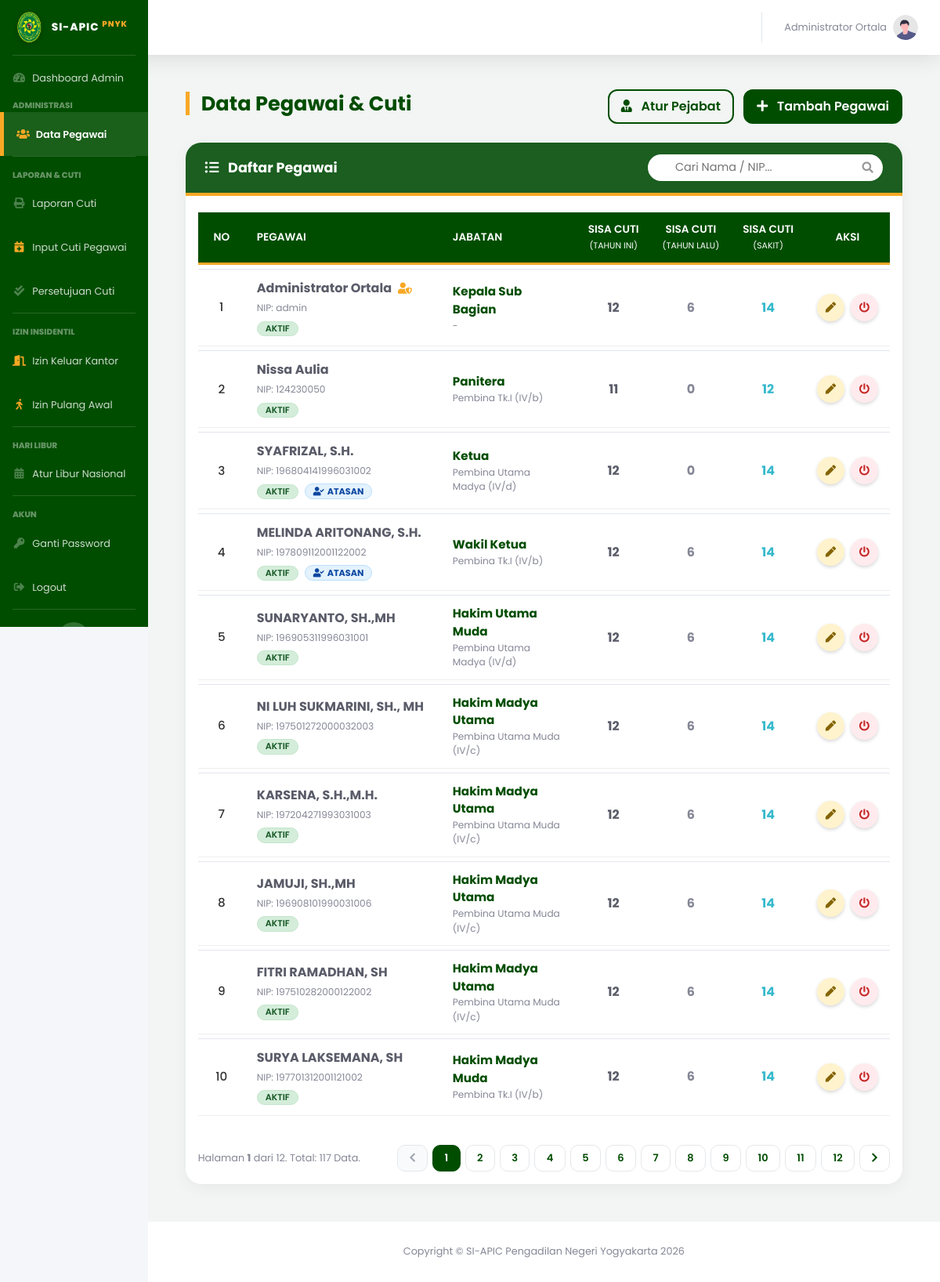
Screenshot of /index.php?page=data_pegawai (signed in) with the database file from the repository.
### tables this page shows
CREATE TABLE `users` (
  `id_user` int(11) NOT NULL,
  `nip` varchar(30) NOT NULL,
  `masa_kerja` varchar(50) DEFAULT NULL,
  `password` varchar(255) NOT NULL,
  `nama_lengkap` varchar(100) NOT NULL,
  `jabatan` varchar(100) DEFAULT NULL,
  `kategori_laporan` enum('HAKIM KARIR DAN AD HOC','PANITERA DAN PANMUD','SEKRETARIS DAN KASUBBAG','PANITERA PENGGANTI','JURUSITA','JURUSITA PENGGANTI','STAF') NOT NULL,
  `pangkat` varchar(50) DEFAULT NULL,
  `unit_kerja` varchar(100) DEFAULT 'Pengadilan Negeri Yogyakarta',
  `no_telepon` varchar(20) DEFAULT NULL,
  `role` enum('admin','user') NOT NULL,
  `is_atasan_langsung` tinyint(1) DEFAULT 0 COMMENT '1=Bisa TTD, 0=Staf Biasa',
  `sisa_cuti_n` int(11) DEFAULT 12,
  `sisa_cuti_n1` int(11) DEFAULT 0,
  `sisa_cuti_n2` int(11) DEFAULT 0,
  `kuota_cuti_sakit` int(11) DEFAULT 14,
  `created_at` timestamp NOT NULL DEFAULT current_timestamp(),
  `status_akun` enum('aktif','nonaktif') DEFAULT 'aktif',
  `id_atasan` int(11) DEFAULT NULL,
  `is_atasan` enum('0','1') DEFAULT '0'
);

### pages/admin/data_pegawai.php (the view, shortened to what this page needs)
<?php
$batas = 10;
$halaman = isset($_GET['halaman']) ? (int)$_GET['halaman'] : 1;
$halaman_awal = ($halaman > 1) ? ($halaman * $batas) - $batas : 0;
$keyword = "";
$where_clause = "";
$url_pencarian = "";
$query_jumlah = mysqli_query($koneksi, "SELECT count(*) AS total FROM users u $where_clause");
$data_jumlah = mysqli_fetch_assoc($query_jumlah);
$total_data = $data_jumlah['total'];
$total_halaman = ceil($total_data / $batas);
$nomor = $halaman_awal + 1;
?>
<div class="container-fluid mb-5">
    <div class="d-flex justify-content-between align-items-center mb-4 mt-4">
        <h3 class="page-header-title">Data Pegawai & Cuti</h3>
        <div>
            <button class="btn btn-pn-outline shadow-sm mr-2" data-toggle="modal" data-target="#modalPejabat">
                <i class="fas fa-user-tie mr-2"></i> Atur Pejabat
            </button>
            <button class="btn btn-pn-solid shadow-sm" data-toggle="modal" data-target="#modalTambah">
                <i class="fas fa-plus mr-2"></i> Tambah Pegawai
            </button>
        </div>
    </div>
    <div class="card card-pn-custom">
        <div class="card-header-green">
            <div class="font-weight-bold" style="font-size: 1.1rem;">
                <i class="fas fa-list-ul mr-2"></i> Daftar Pegawai
            </div>
            <div class="header-search-box">
                <form action="index.php" method="GET" onsubmit="return false;">
                    <input type="text" id="keyword" class="header-search-input" placeholder="Cari Nama / NIP..." value="<?php echo $keyword; ?>" autocomplete="off">
                    <i class="fas fa-search header-search-icon"></i>
                </form>
            </div>
        </div>
        <div class="card-body p-0">
            <div id="area_tabel" class="p-3">
                <div class="table-responsive">
                    <table class="table table-custom table-hover">
                        <thead class="thead-pn">
                            <tr>
                                <th class="col-fixed-no">No</th>
                                <th class="text-left" style="min-width: 250px;">Pegawai</th>
                                <th class="text-left" style="min-width: 150px;">Jabatan</th>
                                <th class="text-center" width="10%">Sisa Cuti<br><small>(Tahun Ini)</small></th>
                                <th class="text-center" width="10%">Sisa Cuti<br><small>(Tahun Lalu)</small></th>
                                <th class="text-center" width="10%">Sisa Cuti<br><small>(Sakit)</small></th>
                                <th class="text-center" width="12%">Aksi</th>
                            </tr>
                        </thead>
                        <tbody>
                            <?php
                            $query_string = "SELECT u.* FROM users u $where_clause ORDER BY u.id_user ASC LIMIT $halaman_awal, $batas";
                            $query_pegawai = mysqli_query($koneksi, $query_string);
                            if (!$query_pegawai) {
                                echo "<tr><td colspan='7' class='text-center text-danger font-weight-bold py-4'>Error: " . mysqli_error($koneksi) . "</td></tr>";
                            } elseif (mysqli_num_rows($query_pegawai) == 0) {
                                echo "<tr><td colspan='7' class='text-center text-secondary py-5'><i class='fas fa-inbox fa-3x mb-3 text-gray-300'></i><br>Data tidak ditemukan.</td></tr>";
                            } else {
                                while ($data = mysqli_fetch_array($query_pegawai)) {
                                    $is_active = ($data['status_akun'] == 'aktif');
                                    $pangkat_text = isset($data['pangkat']) && !empty($data['pangkat']) ? $data['pangkat'] : '-';
                                    $icon_admin = "";
                                    $role_check = strtolower(trim($data['role']));
                                    if ($role_check === '1' || strpos($role_check, 'admin') !== false) {
                                        $icon_admin = '<i class="fas fa-user-shield ml-2" style="color: var(--pn-gold); font-size: 0.9rem;" title="Administrator"></i>';
                                    }
                            ?>
                            <tr class="align-middle" <?php echo !$is_active ? 'style="background-color: #f8f9fa; opacity: 0.8;"' : ''; ?>>
                                <td class="col-fixed-no"><?php echo $nomor++; ?></td>
                                <td>
                                    <div class="d-flex flex-column justify-content-center">
                                        <div class="d-flex align-items-center">
                                            <span class="font-weight-bold text-dark" style="font-size: 1rem;"><?php echo $data['nama_lengkap']; ?></span>
                                            <?php echo $icon_admin; ?>
                                        </div>
                                        <span class="small text-secondary mt-1">NIP: <?php echo $data['nip']; ?></span>
                                        <div class="mt-1">
                                            <?php if($is_active): ?>
                                                <span class="badge badge-status-active">AKTIF</span>
                                            <?php else: ?>
                                                <span class="badge badge-status-inactive">NONAKTIF</span>
                                            <?php endif; ?>
                                            <?php if($data['is_atasan'] == '1'): ?>
                                                <span class="badge badge-atasan ml-1"><i class="fas fa-user-check mr-1"></i>ATASAN</span>
                                            <?php endif; ?>
                                        </div>
                                    </div>
                                </td>
                                <td>
                                    <div class="d-flex flex-column justify-content-center">
                                        <span class="font-weight-bold text-pn" style="font-size: 0.95rem;"><?php echo $data['jabatan']; ?></span>
                                        <small class="text-muted"><?php echo $pangkat_text; ?></small>
                                    </div>
                                </td>
                                <td class="text-center">
                                    <span class="font-weight-bold text-dark" style="font-size:1rem;"><?php echo $data['sisa_cuti_n']; ?></span>
                                </td>
                                <td class="text-center text-secondary font-weight-bold" style="font-size:1rem;">
                                    <?php echo $data['sisa_cuti_n1']; ?>
                                </td>
                                <td class="text-center text-info font-weight-bold" style="font-size:1rem;">
                                    <?php echo $data['kuota_cuti_sakit']; ?>
                                </td>
                                <td class="text-center">
                                    <div class="d-flex justify-content-center">
                                        <button type="button" class="btn-circle-action btn-edit shadow-sm mr-2" data-toggle="modal" data-target="#modalEdit<?php echo $data['id_user']; ?>" title="Edit Data">
                                            <i class="fas fa-pen fa-sm"></i>
                                        </button>
                                        <?php if($is_active): ?>
                                            <button onclick="konfirmasiStatus('<?php echo $data['id_user']; ?>', 'nonaktifkan', '<?php echo addslashes($data['nama_lengkap']); ?>')" class="btn-circle-action btn-off shadow-sm" title="Nonaktifkan Akun">
                                                <i class="fas fa-power-off fa-sm"></i>
                                            </button>
                                        <?php else: ?>
                                            <button onclick="konfirmasiStatus('<?php echo $data['id_user']; ?>', 'aktifkan', '<?php echo addslashes($data['nama_lengkap']); ?>')" class="btn-circle-action btn-on shadow-sm" title="Aktifkan Akun">
                                                <i class="fas fa-check fa-sm"></i>
                                            </button>
                                        <?php endif; ?>
                                    </div>
                                </td>
                            </tr>
                            <?php } } ?>
                        </tbody>
                    </table>
                </div>
                <div class="row mt-3 align-items-center">
                    <div class="col-md-6">
                        <p class="text-secondary small mb-0">Halaman <strong><?php echo $halaman; ?></strong> dari <?php echo $total_halaman; ?>. Total: <?php echo $total_data; ?> Data.</p>
                    </div>
                    <div class="col-md-6 d-flex justify-content-end">
                        <nav aria-label="Page navigation">
                            <ul class="pagination pagination-sm m-0">
                                <?php if($halaman > 1): ?>
                                    <li class="page-item"><a class="page-link" href="index.php?page=data_pegawai&halaman=<?php echo $halaman - 1; ?><?php echo $url_pencarian; ?>"><i class="fas fa-chevron-left"></i></a></li>
                                <?php else: ?>
                                    <li class="page-item disabled"><span class="page-link"><i class="fas fa-chevron-left"></i></span></li>
                                <?php endif; ?>
                                <?php for($x = 1; $x <= $total_halaman; $x++):
                                    $active_class = ($x == $halaman) ? 'active' : ''; ?>
                                    <li class="page-item <?php echo $active_class; ?>"><a class="page-link" href="index.php?page=data_pegawai&halaman=<?php echo $x; ?><?php echo $url_pencarian; ?>"><?php echo $x; ?></a></li>
                                <?php endfor; ?>
                                <?php if($halaman < $total_halaman): ?>
                                    <li class="page-item"><a class="page-link" href="index.php?page=data_pegawai&halaman=<?php echo $halaman + 1; ?><?php echo $url_pencarian; ?>"><i class="fas fa-chevron-right"></i></a></li>
                                <?php else: ?>
                                    <li class="page-item disabled"><span class="page-link"><i class="fas fa-chevron-right"></i></span></li>
                                <?php endif; ?>
                            </ul>
                        </nav>
                    </div>
                </div>
            </div>
        </div>
    </div>
</div>

### index.php (style rules this page uses)
body, #wrapper, h1, h2, h3, h4, h5, h6, p, span, a, div, table, input, button, select, textarea { font-family: 'Poppins', sans-serif !important; }
.card { border-radius: 20px !important; border: none !important; box-shadow: 0 5px 20px rgba(0,0,0,0.05) !important; overflow: hidden; margin-bottom: 25px; }
.btn { border-radius: 12px !important; padding: 10px 20px; font-weight: 500; box-shadow: none !important; }

### pages/admin/data_pegawai.php (style rules this page uses)
:root { --pn-green: #004d00; --pn-gold: #F9A825; --text-dark: #2c3e50; }
body { font-family: 'Poppins', sans-serif !important; background-color: #f4f6f9; }
.page-header-title { border-left: 5px solid var(--pn-gold); padding-left: 15px; color: var(--pn-green); font-weight: 700; font-size: 1.6rem; }
.card-pn-custom { border: none; border-radius: 12px; box-shadow: 0 4px 15px rgba(0,0,0,0.05); background: #fff; overflow: hidden; }
.card-header-green { background-color: #1b5e20; color: white; padding: 15px 25px; border-bottom: 4px solid var(--pn-gold); display: flex; justify-content: space-between; align-items: center; }
.header-search-box { position: relative; width: 300px; }
.header-search-input { width: 100%; border-radius: 20px; border: none; padding: 6px 15px 6px 35px; font-size: 0.9rem; outline: none; }
.header-search-icon { position: absolute; right: 12px; top: 50%; transform: translateY(-50%); color: #999; font-size: 0.9rem; }
.btn-pn-outline { background-color: transparent; color: var(--pn-green); border: 2px solid var(--pn-green); font-weight: 600; border-radius: 8px; padding: 8px 15px; transition: all 0.3s ease; }
.btn-pn-solid { background-color: var(--pn-green); color: white; border: 2px solid var(--pn-green); font-weight: 600; border-radius: 8px; padding: 8px 15px; transition: all 0.3s ease; }
.table-custom { width: 100%; border-collapse: separate; border-spacing: 0 5px; }
.thead-pn { background-color: var(--pn-green); color: white; }
.thead-pn th { padding: 12px 15px; border-bottom: 3px solid var(--pn-gold) !important; font-weight: 600; text-transform: uppercase; font-size: 0.85rem; vertical-align: middle !important; border-top: none; white-space: nowrap; }
.table-custom tbody tr { background-color: white; transition: 0.2s; }
.table-custom td { padding: 12px 15px; vertical-align: middle !important; border-bottom: 1px solid #eee; font-size: 0.95rem; color: #333; }
.col-fixed-no { width: 60px; min-width: 60px; max-width: 60px; text-align: center; font-weight: 500; }
.text-pn { color: var(--pn-green) !important; }
.badge-status-active { background-color: #d4edda; color: #155724; padding: 3px 10px; border-radius: 50px; font-size: 0.7rem; font-weight: 600; border: 1px solid #c3e6cb; display: inline-block; }
.badge-atasan { background-color: #e3f2fd; color: #0d47a1; border: 1px solid #bbdefb; padding: 3px 10px; border-radius: 50px; font-size: 0.7rem; display: inline-block; }
.btn-circle-action { width: 35px; height: 35px; border-radius: 50%; display: inline-flex; align-items: center; justify-content: center; border: none; transition: 0.2s; cursor: pointer; }
.btn-edit { background-color: #fff3cd; color: #856404; }
.btn-off { background-color: #ffebee; color: #c62828; }
.pagination { margin-top: 10px; }
.pagination .page-item .page-link { padding: .4rem .9rem !important; margin-left: 6px !important; border-radius: 10px !important; border: 1px solid #e5e7eb !important; background: #fff !important; color: var(--pn-green) !important; font-weight: 600; font-size: 13px; transition: all 0.3s ease; }
.pagination .page-item.active .page-link { background: var(--pn-green) !important; color: #fff !important; border: 1px solid var(--pn-green) !important; }
.pagination .page-item.disabled .page-link { color: #9ca3af !important; background: #f9fafb !important; border-color: #e5e7eb !important; transform: none; }

### rows the page displays
users: nama_lengkap "Administrator Ortala", role "admin" (drawn), nip "admin", status_akun "AKTIF", jabatan "Kepala Sub Bagian", pangkat "-", sisa_cuti_n "12", sisa_cuti_n1 "6", kuota_cuti_sakit "14"
users: nama_lengkap "Nissa Aulia", nip "124230050", status_akun "AKTIF", jabatan "Panitera", pangkat "Pembina Tk.I (IV/b)", sisa_cuti_n "11", sisa_cuti_n1 "0", kuota_cuti_sakit "12"
users: nama_lengkap "SYAFRIZAL, S.H.", nip "196804141996031002", status_akun "AKTIF", is_atasan "1" (drawn), jabatan "Ketua", pangkat "Pembina Utama Madya (IV/d)", sisa_cuti_n "12", sisa_cuti_n1 "0", kuota_cuti_sakit "14"
users: nama_lengkap "MELINDA ARITONANG, S.H.", nip "197809112001122002", status_akun "AKTIF", is_atasan "1" (drawn), jabatan "Wakil Ketua", pangkat "Pembina Tk.I (IV/b)", sisa_cuti_n "12", sisa_cuti_n1 "6", kuota_cuti_sakit "14"
users: nama_lengkap "SUNARYANTO, SH.,MH", nip "196905311996031001", status_akun "AKTIF", jabatan "Hakim Utama Muda", pangkat "Pembina Utama Madya (IV/d)", sisa_cuti_n "12", sisa_cuti_n1 "6", kuota_cuti_sakit "14"
users: nama_lengkap "NI LUH SUKMARINI, SH., MH", nip "197501272000032003", status_akun "AKTIF", jabatan "Hakim Madya Utama", pangkat "Pembina Utama Muda (IV/c)", sisa_cuti_n "12", sisa_cuti_n1 "6", kuota_cuti_sakit "14"
users: nama_lengkap "KARSENA, S.H.,M.H.", nip "197204271993031003", status_akun "AKTIF", jabatan "Hakim Madya Utama", pangkat "Pembina Utama Muda (IV/c)", sisa_cuti_n "12", sisa_cuti_n1 "6", kuota_cuti_sakit "14"
users: nama_lengkap "JAMUJI, SH.,MH", nip "196908101990031006", status_akun "AKTIF", jabatan "Hakim Madya Utama", pangkat "Pembina Utama Muda (IV/c)", sisa_cuti_n "12", sisa_cuti_n1 "6", kuota_cuti_sakit "14"
users: nama_lengkap "FITRI RAMADHAN, SH", nip "197510282000122002", status_akun "AKTIF", jabatan "Hakim Madya Utama", pangkat "Pembina Utama Muda (IV/c)", sisa_cuti_n "12", sisa_cuti_n1 "6", kuota_cuti_sakit "14"
users: nama_lengkap "SURYA LAKSEMANA, SH", nip "197701312001121002", status_akun "AKTIF", jabatan "Hakim Madya Muda", pangkat "Pembina Tk.I (IV/b)", sisa_cuti_n "12", sisa_cuti_n1 "6", kuota_cuti_sakit "14"

### other values shown
$_SESSION['nama_lengkap'] "Administrator Ortala"
$halaman "1"
$total_halaman "12"
$total_data "117"
